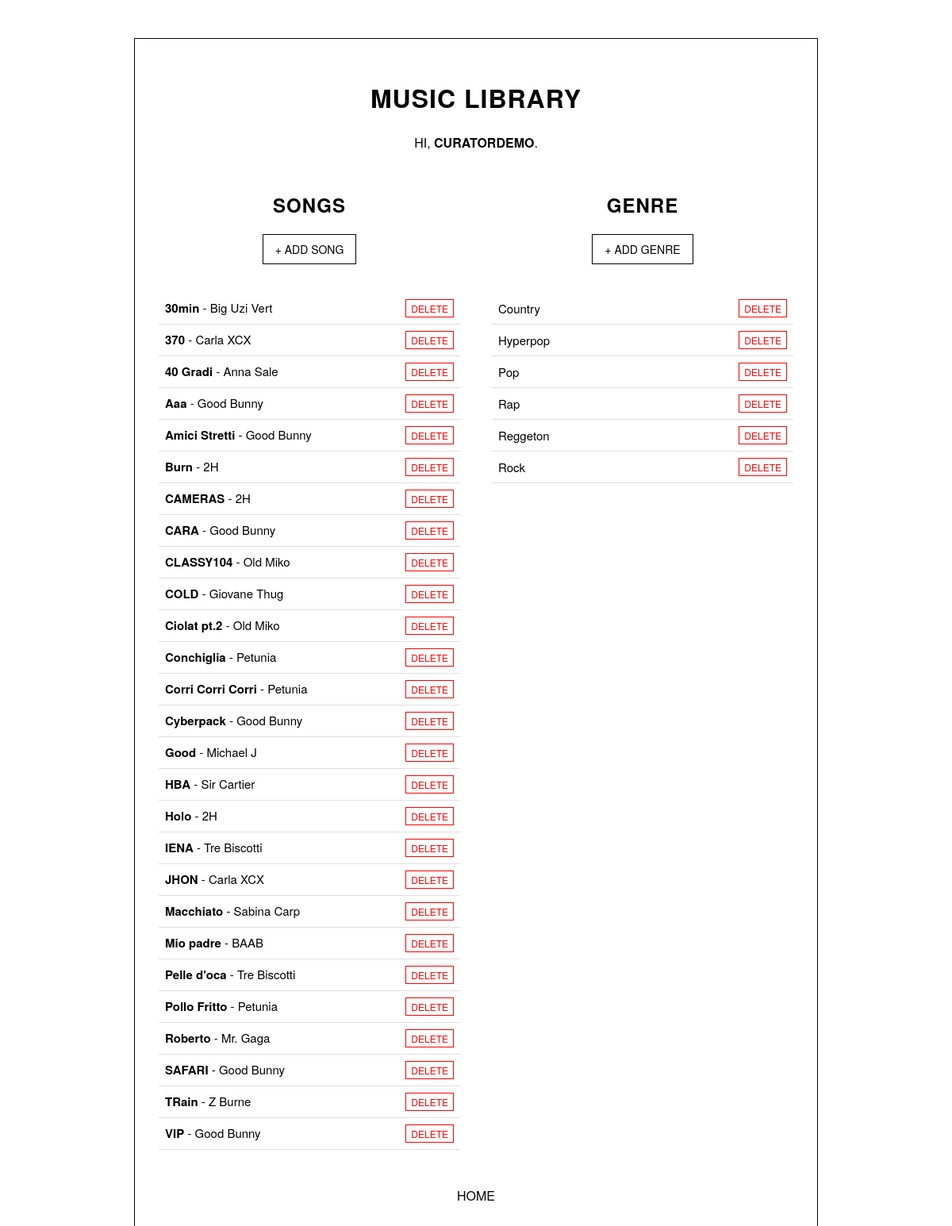
The page /management/ (signed in) on the database its author committed.
### accounts/models.py (models this page shows, shortened)
class CustomUser(AbstractUser):
    ROLE_CHOICES = (
        ('listener', 'Listener'),
        ('curator', 'Curator'),
    )
    role = models.CharField(max_length=20, choices=ROLE_CHOICES, default='listener')

### music/models.py (models this page shows, shortened)
class Song(models.Model):
    title = models.CharField(max_length=200)
    artist = models.CharField(max_length=200)
    genre = models.ForeignKey(Genre, on_delete=models.CASCADE)

class Genre(models.Model):
    name = models.CharField(max_length=100)

### music/views.py (the view)
# urls.py: path('management/', CuratorDashboardView.as_view(), name='curator_dashboard'),
class CuratorDashboardView(CuratorRequiredMixin, TemplateView):
    template_name = 'curator_dashboard.html'
    def get_context_data(self, **kwargs):
        context = super().get_context_data(**kwargs)
        context['songs'] = Song.objects.all().order_by('title')
        context['genres'] = Genre.objects.all().order_by('name')
        return context

### music/views.py (called while the page is built)
    def test_func(self):
        return self.request.user.is_authenticated and (self.request.user.username == 'curatorDemo' or self.request.user.is_superuser)

### templates/curator_dashboard.html (shortened to what this page needs)
<!DOCTYPE html>
<html lang="en">
<head>
</head>
<body>
<div class="dashboard-container">
    <div class="dashboard-header">
        <h1>MUSIC LIBRARY</h1>
        <p>HI, <strong>{{ request.user.username | upper }}</strong>.</p>
    </div>
    <div class="flex-section">
        <div class="column">
            <div class="column-header">
                <h2>SONGS</h2>
                <a href="{% url 'add_song' %}" class="btn-action">+ ADD SONG</a>
            </div>
            <ul class="item-list">
                {% for song in songs %}
                    <li>
                        <span><strong>{{ song.title }}</strong> - {{ song.artist }}</span>
                        <a href="{% url 'delete_song' song.pk %}" class="btn-delete">DELETE</a>
                    </li>
                {% empty %}
                    <li>SONG DATABASE EMPTY</li>
                {% endfor %}
            </ul>
        </div>
        <div class="column">
            <div class="column-header">
                <h2>GENRE</h2>
                <a href="{% url 'add_genre' %}" class="btn-action">+ ADD GENRE</a>
            </div>
            <ul class="item-list">
                {% for genre in genres %}
                    <li>
                        <span>{{ genre.name }}</span>
                        <a href="{% url 'delete_genre' genre.pk %}" class="btn-delete">DELETE</a>
                    </li>
                {% empty %}
                    <li>GENRE DATABASE EMPTY</li>
                {% endfor %}
            </ul>
        </div>
    </div>
    <a href="/" class="back-link">HOME</a>
</div>
</body>
</html>

### templates/curator_dashboard.html (style rules this page uses)
body { padding: 40px; background-color: #ffffff; font-family: 'Helvetica Neue', sans-serif; }
.dashboard-container { max-width: 800px; margin: 0 auto; border: 1px solid #000; background: #fff; padding: 30px; }
.dashboard-header { text-align: center; margin-bottom: 30px; }
.column-header { text-align: center; margin-bottom: 10px; }
h1, h2 { text-transform: uppercase; letter-spacing: 1px; }
.btn-action { display: inline-block; border: 1px solid #000; padding: 8px 15px; color: #000; text-decoration: none; font-size: 14px; margin-bottom: 20px; }
.flex-section { display: flex; gap: 40px; margin-top: 20px; }
.column { flex: 1; }
.item-list { list-style: none; padding: 0; }
.item-list li { display: flex; justify-content: space-between; align-items: center; padding: 8px; border-bottom: 1px solid #e0e0e0; font-size: 15px; }
.btn-delete { color: red; text-decoration: none; font-size: 12px; border: 1px solid red; padding: 2px 6px; }
.back-link { display: block; margin-top: 30px; color: #000; text-align: center; text-decoration: none; }

### rows shown on the page
CustomUser: user.username "CURATORDEMO"
Song: title "30min", artist "Big Uzi Vert"
Song: title "370", artist "Carla XCX"
Song: title "40 Gradi", artist "Anna Sale"
Song: title "Aaa", artist "Good Bunny"
Song: title "Amici Stretti", artist "Good Bunny"
Song: title "Burn", artist "2H"
Song: title "CAMERAS", artist "2H"
Song: title "CARA", artist "Good Bunny"
Song: title "CLASSY104", artist "Old Miko"
Song: title "COLD", artist "Giovane Thug"
Song: title "Ciolat pt.2", artist "Old Miko"
Song: title "Conchiglia", artist "Petunia"
Song: title "Corri Corri Corri", artist "Petunia"
Song: title "Cyberpack", artist "Good Bunny"
Song: title "Good", artist "Michael J"
Song: title "HBA", artist "Sir Cartier"
Song: title "Holo", artist "2H"
Song: title "IENA", artist "Tre Biscotti"
Song: title "JHON", artist "Carla XCX"
Song: title "Macchiato", artist "Sabina Carp"
Song: title "Mio padre", artist "BAAB"
Song: title "Pelle d'oca", artist "Tre Biscotti"
Song: title "Pollo Fritto", artist "Petunia"
Song: title "Roberto", artist "Mr. Gaga"
Song: title "SAFARI", artist "Good Bunny"
Song: title "TRain", artist "Z Burne"
Song: title "VIP", artist "Good Bunny"
Genre: name "Country"
Genre: name "Hyperpop"
Genre: name "Pop"
Genre: name "Rap"
Genre: name "Reggeton"
Genre: name "Rock"
